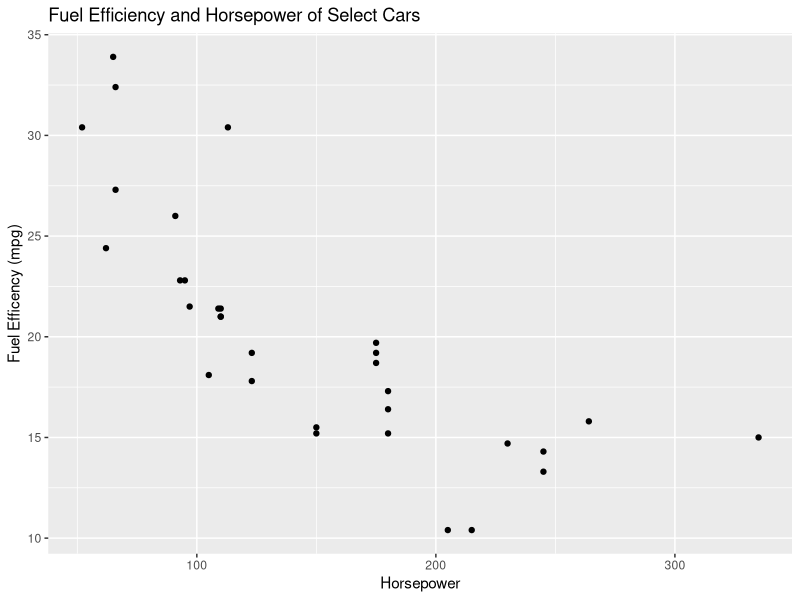
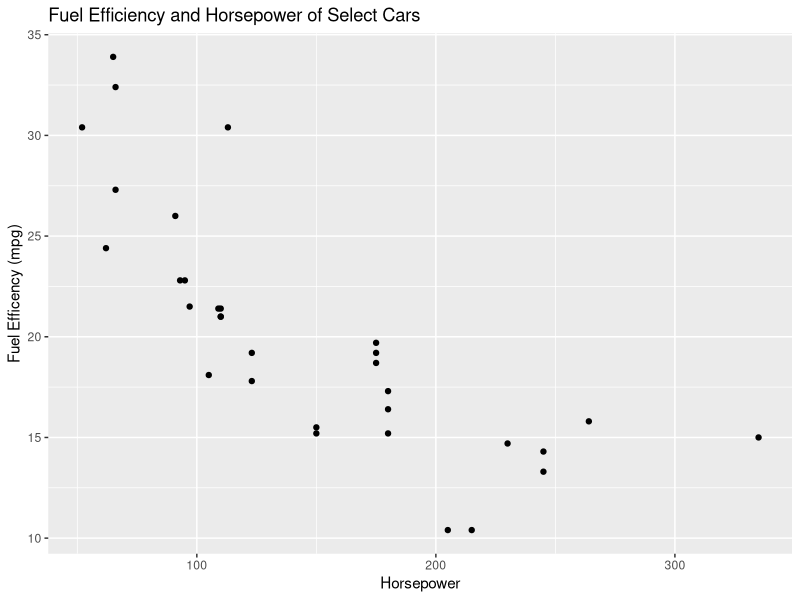

Write R code to recreate these figures, in order. (Note: this script raises an error after producing the figures.)
## ---- chunk 1
knitr::opts_chunk$set(echo = TRUE)
library(tidyverse)
## ---- chunk 2
ggplot(data=mtcars,aes(x=hp,y=mpg))+
  geom_point()+
  labs(
    title = "Fuel Efficiency and Horsepower of Select Cars",
    x = "Horsepower",
    y = "Fuel Efficency (mpg)"
  )
## ---- chunk 3
ggplot(data=mtcars,aes(x=hp,y=mpg))+
  geom_point()+
  labs(
    title = "Fuel Efficiency and Horsepower of Select Cars",
    x = "Horsepower",
    y = "Fuel Efficency (mpg)"
  )
## ---- chunk 4
mtcars <- mtcars %>% 
  mutate(hp_low_high = case_when(
    hp < 200 ~ "low",
    hp >= 200 ~ "high"))

mtcars %>% 
  select(mpg, hp, hp_low_high) 
## ---- chunk 5
mtcars %>% 
  group_by(hp_low_high) %>% 
  summarize(avg_hp = mean(hp))
## ---- chunk 6
knitr::include_graphics("treno-francese-TVG-768x498.jpg")
